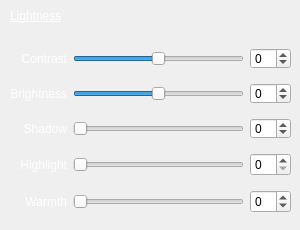
            <widget class="QWidget" name="HightWidght" native="true">
             <property name="sizePolicy">
              <sizepolicy hsizetype="Fixed" vsizetype="Fixed">
               <horstretch>0</horstretch>
               <verstretch>0</verstretch>
              </sizepolicy>
             </property>
             <property name="minimumSize">
              <size>
               <width>300</width>
               <height>220</height>
              </size>
             </property>
             <widget class="QLabel" name="label_8">
              <property name="geometry">
               <rect>
                <x>10</x>
                <y>0</y>
                <width>111</width>
                <height>31</height>
               </rect>
              </property>
              <property name="styleSheet">
               <string notr="true">font: 75 13pt &quot;Calibri&quot;;
text-decoration: underline;
color: rgb(255, 255, 255);</string>
              </property>
              <property name="text">
               <string>Lightness</string>
              </property>
             </widget>
             <widget class="QWidget" name="layoutWidget3">
              <property name="geometry">
               <rect>
                <x>10</x>
                <y>40</y>
                <width>281</width>
                <height>181</height>
               </rect>
              </property>
              <layout class="QGridLayout" name="gridLayout" rowstretch="1,0,0,0,0" columnstretch="3,13,1">
               <item row="4" column="1">
                <widget class="QSlider" name="warmth">
                 <property name="minimum">
                  <number>0</number>
                 </property>
                 <property name="maximum">
                  <number>50</number>
                 </property>
                 <property name="orientation">
                  <enum>Qt::Horizontal</enum>
                 </property>
                </widget>
               </item>
               <item row="2" column="2">
                <widget class="QSpinBox" name="spinBox_5">
                 <property name="sizePolicy">
                  <sizepolicy hsizetype="Fixed" vsizetype="Fixed">
                   <horstretch>0</horstretch>
                   <verstretch>0</verstretch>
                  </sizepolicy>
                 </property>
                 <property name="minimumSize">
                  <size>
                   <width>41</width>
                   <height>21</height>
                  </size>
                 </property>
                 <property name="maximumSize">
                  <size>
                   <width>41</width>
                   <height>21</height>
                  </size>
                 </property>
                 <property name="minimum">
                  <number>-100</number>
                 </property>
                 <property name="maximum">
                  <number>100</number>
                 </property>
                </widget>
               </item>
               <item row="1" column="1">
                <widget class="QSlider" name="brightness_2">
                 <property name="minimum">
                  <number>-50</number>
                 </property>
                 <property name="maximum">
                  <number>50</number>
                 </property>
                 <property name="orientation">
                  <enum>Qt::Horizontal</enum>
                 </property>
                </widget>
               </item>
               <item row="4" column="0">
                <widget class="QLabel" name="label_16">
                 <property name="styleSheet">
                  <string notr="true">font: 10pt &quot;Calibri&quot;;
color: rgb(255, 255, 255);</string>
                 </property>
                 <property name="text">
                  <string>Warmth</string>
                 </property>
                 <property name="alignment">
                  <set>Qt::AlignRight|Qt::AlignTrailing|Qt::AlignVCenter</set>
                 </property>
                </widget>
               </item>
               <item row="1" column="0">
                <widget class="QLabel" name="label_10">
                 <property name="styleSheet">
                  <string notr="true">font: 10pt &quot;Calibri&quot;;
color: rgb(255, 255, 255);</string>
                 </property>
                 <property name="text">
                  <string>Brightness</string>
                 </property>
                 <property name="alignment">
                  <set>Qt::AlignRight|Qt::AlignTrailing|Qt::AlignVCenter</set>
                 </property>
                </widget>
               </item>
               <item row="2" column="0">
                <widget class="QLabel" name="label_15">
                 <property name="styleSheet">
                  <string notr="true">font: 10pt &quot;Calibri&quot;;
color: rgb(255, 255, 255);</string>
                 </property>
                 <property name="text">
                  <string>Shadow</string>
                 </property>
                 <property name="alignment">
                  <set>Qt::AlignRight|Qt::AlignTrailing|Qt::AlignVCenter</set>
                 </property>
                </widget>
               </item>
               <item row="4" column="2">
                <widget class="QSpinBox" name="spinBox_9">
                 <property name="sizePolicy">
                  <sizepolicy hsizetype="Fixed" vsizetype="Fixed">
                   <horstretch>0</horstretch>
                   <verstretch>0</verstretch>
                  </sizepolicy>
                 </property>
                 <property name="minimumSize">
                  <size>
                   <width>41</width>
                   <height>21</height>
                  </size>
                 </property>
                 <property name="minimum">
                  <number>-100</number>
                 </property>
                 <property name="maximum">
                  <number>100</number>
                 </property>
                 <property name="value">
                  <number>0</number>
                 </property>
                </widget>
               </item>
               <item row="3" column="2">
                <widget class="QSpinBox" name="spinBox_7">
                 <property name="sizePolicy">
                  <sizepolicy hsizetype="Fixed" vsizetype="Fixed">
                   <horstretch>0</horstretch>
                   <verstretch>0</verstretch>
                  </sizepolicy>
                 </property>
                 <property name="minimumSize">
                  <size>
                   <width>41</width>
                   <height>21</height>
                  </size>
                 </property>
                 <property name="maximum">
                  <number>100</number>
                 </property>
                </widget>
               </item>
               <item row="3" column="1">
                <widget class="QSlider" name="highlight">
                 <property name="minimum">
                  <number>0</number>
                 </property>
                 <property name="maximum">
                  <number>50</number>
                 </property>
                 <property name="orientation">
                  <enum>Qt::Horizontal</enum>
                 </property>
                </widget>
               </item>
               <item row="1" column="2">
                <widget class="QSpinBox" name="spinBox_8">
                 <property name="sizePolicy">
                  <sizepolicy hsizetype="Fixed" vsizetype="Fixed">
                   <horstretch>0</horstretch>
                   <verstretch>0</verstretch>
                  </sizepolicy>
                 </property>
                 <property name="maximumSize">
                  <size>
                   <width>41</width>
                   <height>21</height>
                  </size>
                 </property>
                 <property name="minimum">
                  <number>-100</number>
                 </property>
                 <property name="maximum">
                  <number>100</number>
                 </property>
                </widget>
               </item>
               <item row="0" column="0">
                <widget class="QLabel" name="label_9">
                 <property name="styleSheet">
                  <string notr="true">font: 10pt &quot;Calibri&quot;;
color: rgb(255, 255, 255);</string>
                 </property>
                 <property name="text">
                  <string>Contrast</string>
                 </property>
                 <property name="alignment">
                  <set>Qt::AlignRight|Qt::AlignTrailing|Qt::AlignVCenter</set>
                 </property>
                </widget>
               </item>
               <item row="0" column="1">
                <widget class="QSlider" name="contrast">
                 <property name="mouseTracking">
                  <bool>false</bool>
                 </property>
                 <property name="autoFillBackground">
                  <bool>false</bool>
                 </property>
                 <property name="minimum">
                  <number>-50</number>
                 </property>
                 <property name="maximum">
                  <number>50</number>
                 </property>
                 <property name="singleStep">
                  <number>1</number>
                 </property>
                 <property name="value">
                  <number>0</number>
                 </property>
                 <property name="tracking">
                  <bool>true</bool>
                 </property>
                 <property name="orientation">
                  <enum>Qt::Horizontal</enum>
                 </property>
                </widget>
               </item>
               <item row="3" column="0">
                <widget class="QLabel" name="label_14">
                 <property name="styleSheet">
                  <string notr="true">font: 10pt &quot;Calibri&quot;;
color: rgb(255, 255, 255);</string>
                 </property>
                 <property name="text">
                  <string>Highlight</string>
                 </property>
                 <property name="alignment">
                  <set>Qt::AlignRight|Qt::AlignTrailing|Qt::AlignVCenter</set>
                 </property>
                </widget>
               </item>
               <item row="0" column="2">
                <widget class="QSpinBox" name="spinBox_6">
                 <property name="sizePolicy">
                  <sizepolicy hsizetype="Fixed" vsizetype="Fixed">
                   <horstretch>0</horstretch>
                   <verstretch>0</verstretch>
                  </sizepolicy>
                 </property>
                 <property name="minimumSize">
                  <size>
                   <width>41</width>
                   <height>21</height>
                  </size>
                 </property>
                 <property name="maximumSize">
                  <size>
                   <width>41</width>
                   <height>21</height>
                  </size>
                 </property>
                 <property name="baseSize">
                  <size>
                   <width>41</width>
                   <height>21</height>
                  </size>
                 </property>
                 <property name="minimum">
                  <number>-100</number>
                 </property>
                 <property name="maximum">
                  <number>100</number>
                 </property>
                 <property name="value">
                  <number>0</number>
                 </property>
                </widget>
               </item>
               <item row="2" column="1">
                <widget class="QSlider" name="shadow">
                 <property name="minimum">
                  <number>0</number>
                 </property>
                 <property name="maximum">
                  <number>50</number>
                 </property>
                 <property name="singleStep">
                  <number>1</number>
                 </property>
                 <property name="value">
                  <number>0</number>
                 </property>
                 <property name="orientation">
                  <enum>Qt::Horizontal</enum>
                 </property>
                </widget>
               </item>
              </layout>
             </widget>
            </widget>
